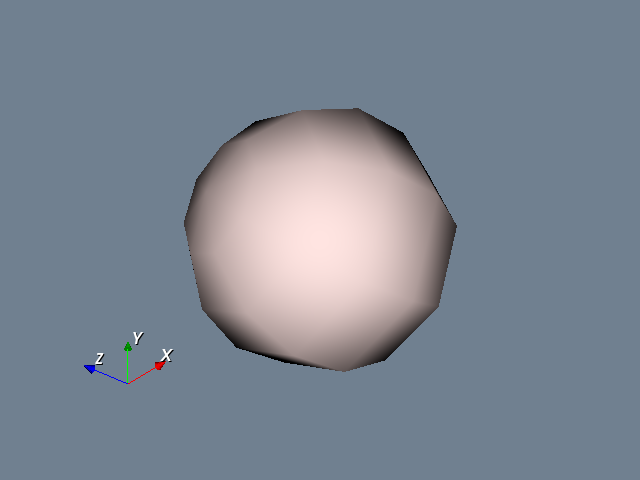

Here is the Python script that generated this plot:
#!/usr/bin/env python

# Display an interactive orientation marker with coordinate axes in the viewport.

# Factory overrides: importing these modules registers the OpenGL rendering
# and interaction style implementations for vtkRenderingCore factory classes.
import vtkmodules.vtkInteractionStyle  # noqa: F401
import vtkmodules.vtkRenderingOpenGL2  # noqa: F401

# VTK pipeline classes used in this example
from vtkmodules.vtkFiltersSources import vtkSphereSource
from vtkmodules.vtkInteractionWidgets import vtkOrientationMarkerWidget
from vtkmodules.vtkRenderingAnnotation import vtkAxesActor
from vtkmodules.vtkRenderingCore import (
    vtkActor,
    vtkPolyDataMapper,
    vtkRenderWindow,
    vtkRenderWindowInteractor,
    vtkRenderer,
)

# Colors (normalized RGB)
misty_rose = (1.000, 0.894, 0.882)
slate_gray = (0.439, 0.502, 0.565)
carrot = (0.929, 0.569, 0.129)

# Source: generate sphere polygon data
source = vtkSphereSource()
source.SetCenter(0.0, 0.0, 0.0)
source.SetRadius(1.0)

# Mapper: map polygon data to graphics primitives
mapper = vtkPolyDataMapper()
mapper.SetInputConnection(source.GetOutputPort())

# Actor: assign the mapped geometry
actor = vtkActor()
actor.SetMapper(mapper)
actor.GetProperty().SetColor(misty_rose)

# Renderer: assemble the scene and configure the camera
renderer = vtkRenderer()
renderer.AddActor(actor)
renderer.SetBackground(slate_gray)
renderer.GetActiveCamera().Azimuth(50)
renderer.GetActiveCamera().Elevation(-30)
renderer.ResetCamera()

# Window: display the rendered scene
render_window = vtkRenderWindow()
render_window.AddRenderer(renderer)
render_window.SetWindowName("display coordinate axes")
render_window.SetMultiSamples(0)
render_window.SetSize(640, 480)

# Interactor: handle mouse and keyboard events
render_window_interactor = vtkRenderWindowInteractor()
render_window_interactor.SetRenderWindow(render_window)

# Widget: add an interactive orientation marker showing coordinate axes
axes = vtkAxesActor()
widget = vtkOrientationMarkerWidget()
widget.SetOutlineColor(carrot[0], carrot[1], carrot[2])
widget.SetOrientationMarker(axes)
widget.SetInteractor(render_window_interactor)
widget.SetViewport(0.0, 0.0, 0.4, 0.4)
widget.SetEnabled(1)
widget.InteractiveOn()

# Launch the interactive visualization
render_window_interactor.Initialize()
render_window_interactor.Start()
